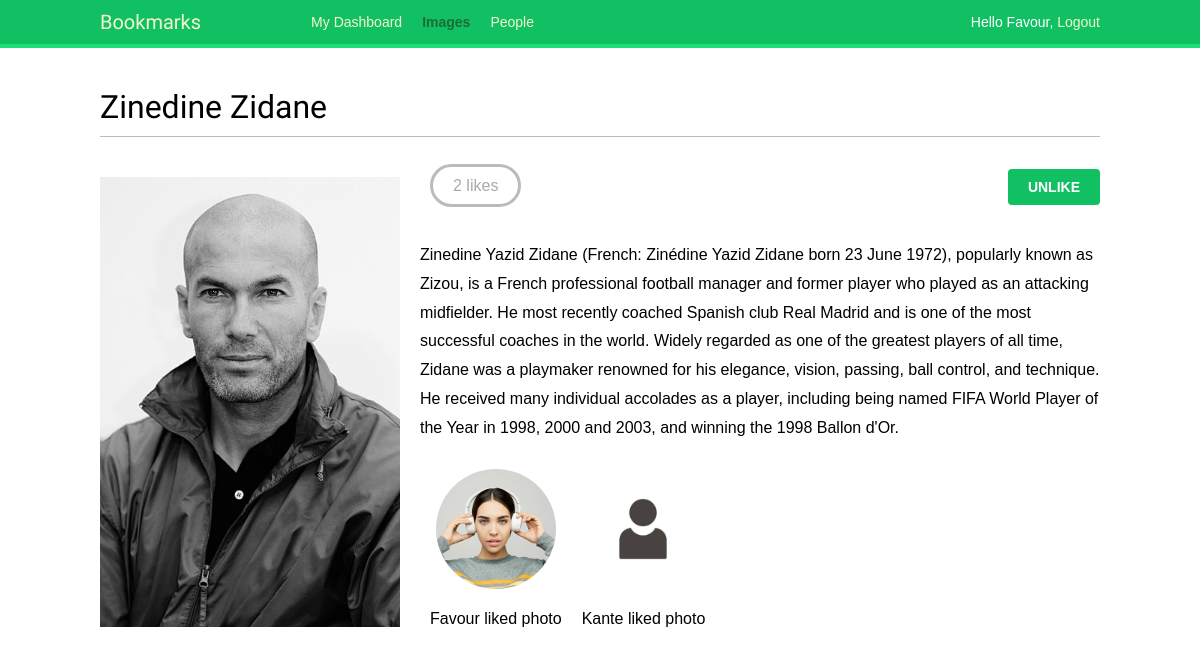
The app's page /images/detail/10/zinedine-zidane/ (signed in) with its own data.
### images/models.py (models this page shows, shortened)
class Image(models.Model):
    user= models.ForeignKey(settings.AUTH_USER_MODEL, related_name='images_created', on_delete=models.CASCADE)
    title= models.TextField(max_length=200)
    slug= models.SlugField(max_length=200, blank=True)
    url= models.URLField(max_length=2000)
    image= models.ImageField(upload_to='images/%Y/%m/%d')
    description= models.TextField(blank=True)
    created= models.DateField(auto_now_add=True)
    users_like= models.ManyToManyField(settings.AUTH_USER_MODEL, related_name='images_liked', blank=True)
    class Meta:
        indexes= [
            models.Index(fields=['-created'],)
        ]
        ordering= ['-created']

### account/models.py (models this page shows, shortened)
class Profile(models.Model):
    user = models.OneToOneField(settings.AUTH_USER_MODEL,
                                on_delete=models.CASCADE)
    date_of_birth = models.DateField(blank=True, null=True)
    photo = models.ImageField(upload_to='user/%Y/%m/%d/', blank=True, default= "default.jpg")

### images/views.py (the view)
# urls.py: path('detail/<int:id>/<slug:slug>/', views.image_detail, name='detail'),
def image_detail(request, id, slug):
    image = get_object_or_404(Image, id=id, slug=slug)
    return render(request,
                  'images/image/detail.html',
                  {'section': 'images',
                   'image': image})

### images/templates/images/image/detail.html (shortened to what this page needs)
{% extends "base.html" %}
{% block content %}
  <h1>{{ image.title }}</h1>
  {% load thumbnail %}
  <a href="{{ image.image.url }}">
    <img src="{% thumbnail image.image 300x0 %}" class="image-detail">
  </a>
  {% with total_likes=image.users_like.count users_like=image.users_like.all %}
    <div class="image-info">
      <div>
        <span class="count">
          <span class="total">{{ total_likes }}</span>
          like{{ total_likes|pluralize }}
        </span>
        <a href="#" data-id="{{ image.id }}" data-action="{% if request.user in users_like %}un{% endif %}like"
    class="like button">
          {% if request.user not in users_like %}
            Like
          {% else %}
            Unlike
          {% endif %}
        </a>
      </div>
      {{ image.description|linebreaks }}
    </div>
    <div class="image-likes">
      {% for user in users_like %}
        <div>
          {% if user.profile.photo %}
            <img src="{{ user.profile.photo.url }}">
          {% endif %}
          <p>{{ user.first_name }} liked photo</p>
        </div>
      {% empty %}
        Nobody likes this image yet.
      {% endfor %}
    </div>
  {% endwith %}
{% endblock %}

### account/templates/base.html (shortened to what this page needs)
{% load static %}
<html lang="en">
<head>
    <link rel="stylesheet" href="{% static 'css/base.css' %}">
</head>
<body>
    <div id="header">
        <span class="logo">Bookmarks</span>
        {% if request.user.is_authenticated %}
            <ul class="menu">
                <li  {% if section == "dashboard" %} class="selected" {% endif %}>
                    <a href="{% url 'dashboard' %}">My Dashboard</a>
                </li>
                <li  {% if section == "images" %} class="selected" {% endif %}>
                    <a href="{% url 'images:list' %}">Images</a>
                </li>
                <li  {% if section == "people" %} class="selected" {% endif %}>
                    <a href="{% url 'user_list' %}">People</a>
                </li>
            </ul>
        {% endif %}
        <span class="user">
            {% if request.user.is_authenticated %}
                Hello {{ request.user.first_name|default:request.user.username }},
                <a href="{% url 'logout' %}">Logout</a>
            {% else %}
                <a href="{% url 'login' %}">Log-in</a>
            {% endif %}
        </span>
    </div>
    <div id="content">
        {% block content %}
        {% endblock %}
    </div>
</body>
</html>

### account/static/css/base.css (style rules this page uses)
body { margin: 0; padding: 0; font-family: helvetica, sans-serif; }
p { line-height: 1.8; }
a { color: #12c064; text-decoration: none; }
h1, h2, h3, h4, h5, h6 { font-family: "Muli", sans-serif; font-weight: normal; }
h1 { border-bottom: 1px solid #bbb; padding: 0 0 10px 0; margin: 10px 0 20px 0; }
#header { padding: 10px 100px; font-size: 14px; background: #12c064; color: #fff; border-bottom: 4px solid #1cdf78; overflow: auto; }
#header .logo { font-family: "Muli", sans-serif; float: left; color: #f3f7cc; font-size: 20px; margin-right: 10%; }
#header ul.menu { list-style: none; float: left; margin: 0; padding: 0; }
#header ul.menu li { float: left; padding: 4px 10px; }
#header ul.menu li.selected a, #header ul.menu li.selected a:hover { color: #1b6d32; font-weight: bold; }
#header a { color: #f3f7cc; }
#header .user { float: right; padding-top: 4px; }
#content { padding: 30px 100px; }
input[type="submit"], a.button { font-weight: bold; background: #12c064; color: #fff; padding: 10px 20px; font-size: 14px; text-transform: uppercase; border-radius: 4px; }
.image-preview, .image-detail { max-width: 300px; float: left; margin: 0 20px 20px 0; }
.image-detail { margin-top: 20px; }
.image-info div { padding: 20px 0; overflow: auto; }
.count { color: #aaa; border: 3px solid #bbb; border-radius: 26px; padding: 10px 20px; margin: 20px 10px 0; }
a.like, a.follow { float: right; margin-top: -8px; }
.image-likes div { float: left; width: auto; padding: 10px; text-align: center; }
.image-likes img { width: 120px; height: 120px; border-radius: 50%; }

### records on screen
Image: title "Zinedine Zidane", image (picture), description "Zinedine Yazid Zidane (French: Zinédine Yazid Zidane born 23 June 1972), popularly known as Zizou, is a French professional football manager and former player who played as an attacking midfielder. He most recently coached Spanish club Real Madrid and is one of the most successful coaches in the world. Widely regarded as one of the greatest players of all time, Zidane was a playmaker renowned for his elegance, vision, passing, ball control, and technique. He received many individual accolades as a player, including being named FIFA World Player of the Year in 1998, 2000 and 2003, and winning the 1998 Ballon d'Or."

### other values on screen
{{ request.user.first_name|default:request.user.username }} "Favour"
{{ total_likes }} "2"
{{ user.first_name }} "Favour"
{{ user.first_name }} "Kante"
